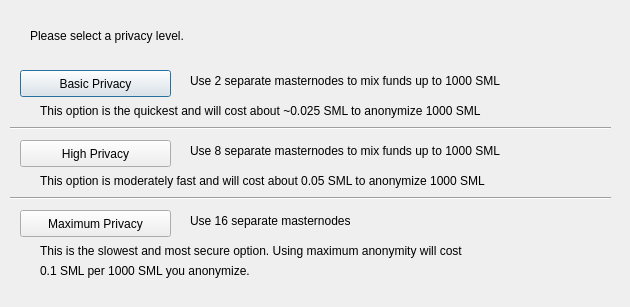
<?xml version="1.0" encoding="UTF-8"?>
<ui version="4.0">
 <class>DarksendConfig</class>
 <widget class="QDialog" name="DarksendConfig">
  <property name="geometry">
   <rect>
    <x>0</x>
    <y>0</y>
    <width>630</width>
    <height>307</height>
   </rect>
  </property>
  <property name="windowTitle">
   <string>Configure PrivateSend</string>
  </property>
  <widget class="QPushButton" name="buttonBasic">
   <property name="geometry">
    <rect>
     <x>20</x>
     <y>70</y>
     <width>151</width>
     <height>27</height>
    </rect>
   </property>
   <property name="text">
    <string>Basic Privacy</string>
   </property>
  </widget>
  <widget class="QPushButton" name="buttonHigh">
   <property name="geometry">
    <rect>
     <x>20</x>
     <y>140</y>
     <width>151</width>
     <height>27</height>
    </rect>
   </property>
   <property name="text">
    <string>High Privacy</string>
   </property>
  </widget>
  <widget class="QPushButton" name="buttonMax">
   <property name="geometry">
    <rect>
     <x>20</x>
     <y>210</y>
     <width>151</width>
     <height>27</height>
    </rect>
   </property>
   <property name="text">
    <string>Maximum Privacy</string>
   </property>
  </widget>
  <widget class="QLabel" name="label">
   <property name="geometry">
    <rect>
     <x>30</x>
     <y>20</y>
     <width>571</width>
     <height>31</height>
    </rect>
   </property>
   <property name="text">
    <string>Please select a privacy level.</string>
   </property>
  </widget>
  <widget class="QLabel" name="label_2">
   <property name="geometry">
    <rect>
     <x>190</x>
     <y>70</y>
     <width>421</width>
     <height>21</height>
    </rect>
   </property>
   <property name="text">
    <string>Use 2 separate masternodes to mix funds up to 1000 SML</string>
   </property>
  </widget>
  <widget class="QLabel" name="label_3">
   <property name="geometry">
    <rect>
     <x>190</x>
     <y>140</y>
     <width>411</width>
     <height>21</height>
    </rect>
   </property>
   <property name="text">
    <string>Use 8 separate masternodes to mix funds up to 1000 SML</string>
   </property>
  </widget>
  <widget class="QLabel" name="label_4">
   <property name="geometry">
    <rect>
     <x>190</x>
     <y>210</y>
     <width>421</width>
     <height>21</height>
    </rect>
   </property>
   <property name="text">
    <string>Use 16 separate masternodes</string>
   </property>
  </widget>
  <widget class="QLabel" name="label_6">
   <property name="geometry">
    <rect>
     <x>40</x>
     <y>100</y>
     <width>561</width>
     <height>21</height>
    </rect>
   </property>
   <property name="text">
    <string>This option is the quickest and will cost about ~0.025 SML to anonymize 1000 SML</string>
   </property>
  </widget>
  <widget class="QLabel" name="label_7">
   <property name="geometry">
    <rect>
     <x>40</x>
     <y>170</y>
     <width>561</width>
     <height>21</height>
    </rect>
   </property>
   <property name="text">
    <string>This option is moderately fast and will cost about 0.05 SML to anonymize 1000 SML</string>
   </property>
  </widget>
  <widget class="QLabel" name="label_8">
   <property name="geometry">
    <rect>
     <x>40</x>
     <y>240</y>
     <width>561</width>
     <height>21</height>
    </rect>
   </property>
   <property name="text">
    <string>This is the slowest and most secure option. Using maximum anonymity will cost</string>
   </property>
  </widget>
  <widget class="QLabel" name="label_9">
   <property name="geometry">
    <rect>
     <x>40</x>
     <y>260</y>
     <width>561</width>
     <height>21</height>
    </rect>
   </property>
   <property name="text">
    <string>0.1 SML per 1000 SML you anonymize.</string>
   </property>
  </widget>
  <widget class="Line" name="line">
   <property name="geometry">
    <rect>
     <x>10</x>
     <y>120</y>
     <width>601</width>
     <height>16</height>
    </rect>
   </property>
   <property name="orientation">
    <enum>Qt::Horizontal</enum>
   </property>
  </widget>
  <widget class="Line" name="line_2">
   <property name="geometry">
    <rect>
     <x>10</x>
     <y>190</y>
     <width>601</width>
     <height>16</height>
    </rect>
   </property>
   <property name="orientation">
    <enum>Qt::Horizontal</enum>
   </property>
  </widget>
 </widget>
 <resources/>
 <connections/>
</ui>
